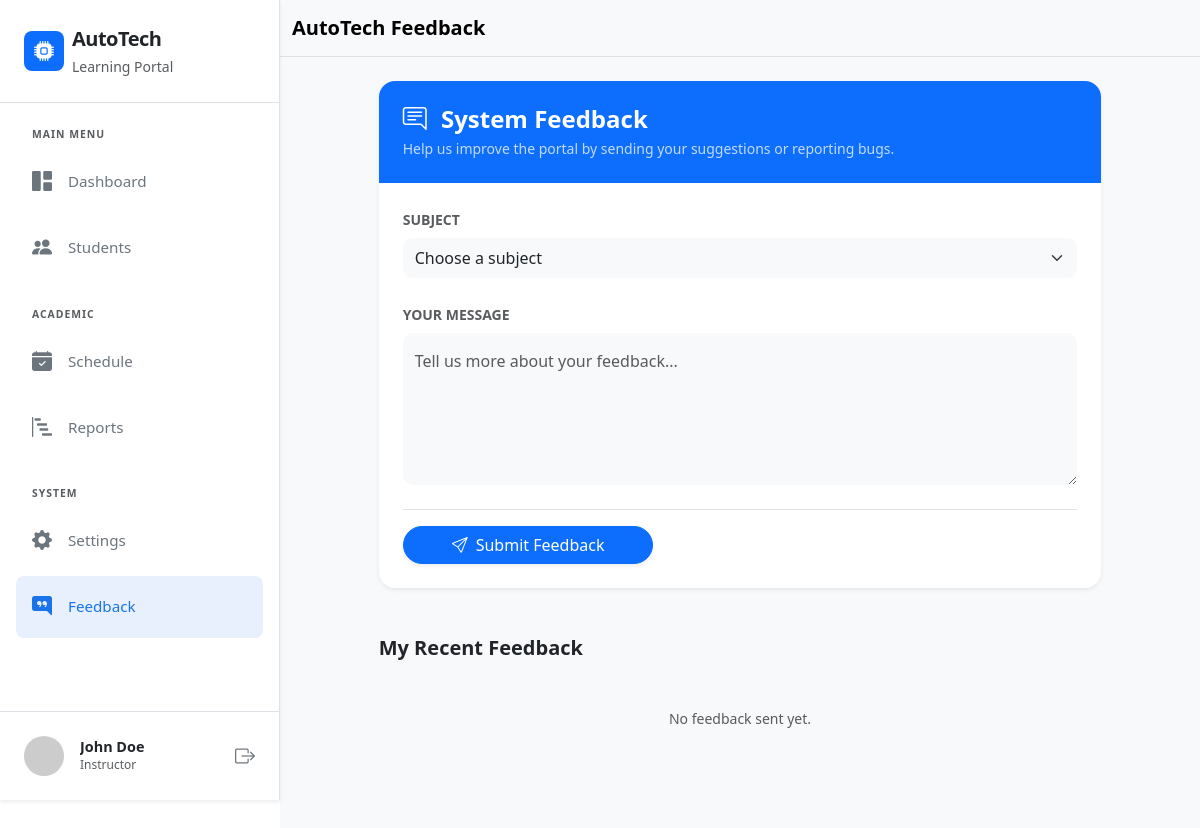
The page /feedback.php (signed in) on the database as committed earlier.
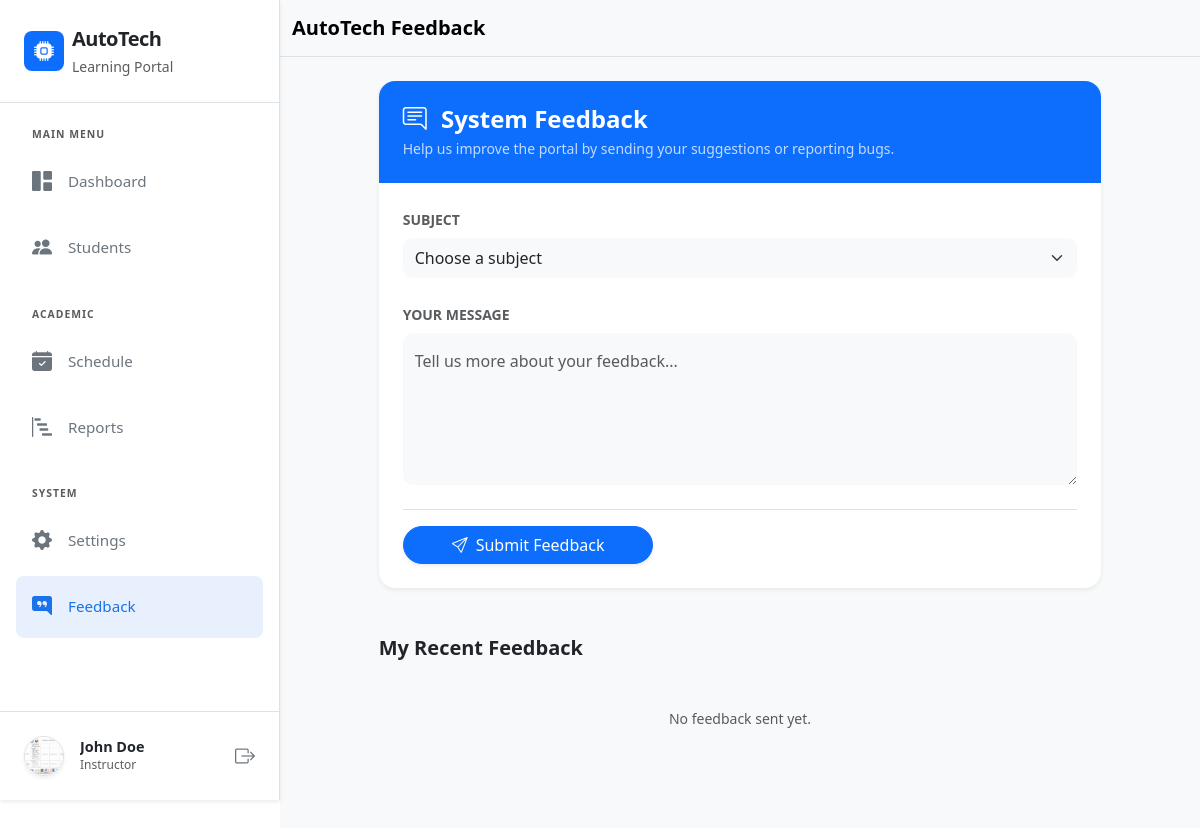
The same page on the database as committed later.
### tables this page shows
CREATE TABLE `users` (
  `user_id` int(11) NOT NULL,
  `fullname` varchar(255) NOT NULL,
  `email` varchar(255) NOT NULL,
  `password` varchar(255) NOT NULL,
  `role` enum('instructor','student') NOT NULL,
  `course` varchar(100) NOT NULL,
  `year_level` varchar(50) NOT NULL,
  `section` varchar(50) NOT NULL,
  `profile_pic` varchar(100) NOT NULL,
  `created_at` timestamp NOT NULL DEFAULT current_timestamp()
);

### feedback.php (the view, shortened to what the changed rows need)
<?php include 'includes/header.php'; ?>
<div class="d-flex" id="wrapper">
    <?php include 'includes/sidebar.php'; ?>
</div>
<?php include 'includes/footer.php'; ?>

### includes/sidebar.php (shortened to what the changed rows need)
<div class="bg-white border-end shadow-sm sidebar-responsive" id="sidebar-wrapper">
    <div class="position-absolute bottom-0 w-100 p-3 border-top bg-white">
        <div class="d-flex align-items-center p-2 rounded-3">
            <?php
                $u_id = $_SESSION['user_id'];
                include 'database/dbconn.php';
                $u_data = mysqli_fetch_assoc(mysqli_query($conn, "SELECT profile_pic, fullname FROM users WHERE user_id = '$u_id'"));
                if($u_data['profile_pic']): ?>
                <img src="uploads/profile_pics/<?php echo $u_data['profile_pic']; ?>" class="rounded-circle me-3 border shadow-sm" width="40" height="40" style="object-fit: cover;" alt="User">
            <?php else: ?>
                <img src="https://ui-avatars.com/api/?name=<?php echo urlencode($u_data['fullname']); ?>&background=0D6EFD&color=fff" class="rounded-circle me-3" width="40" alt="User">
            <?php endif; ?>
            <div class="overflow-hidden">
                <h6 class="mb-0 text-dark fw-bold text-truncate" style="font-size: 0.9rem;"><?php echo $_SESSION['fullname']; ?></h6>
                <small class="text-muted d-block text-truncate text-capitalize" style="font-size: 0.75rem;">
                </small>
            </div>
            <a href="controller/AuthController.php?logout=1" class="ms-auto text-secondary" title="Logout"><i class="bi bi-box-arrow-right fs-5"></i></a>
        </div>
    </div>
</div>

Rows that differ between the two databases and show on the page:
now on this page (row edited): users: profile_pic (picture)
